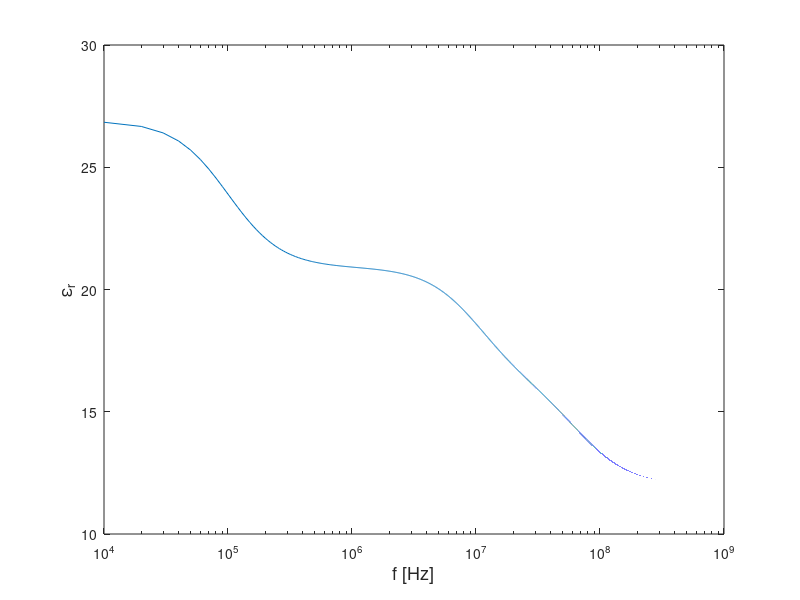
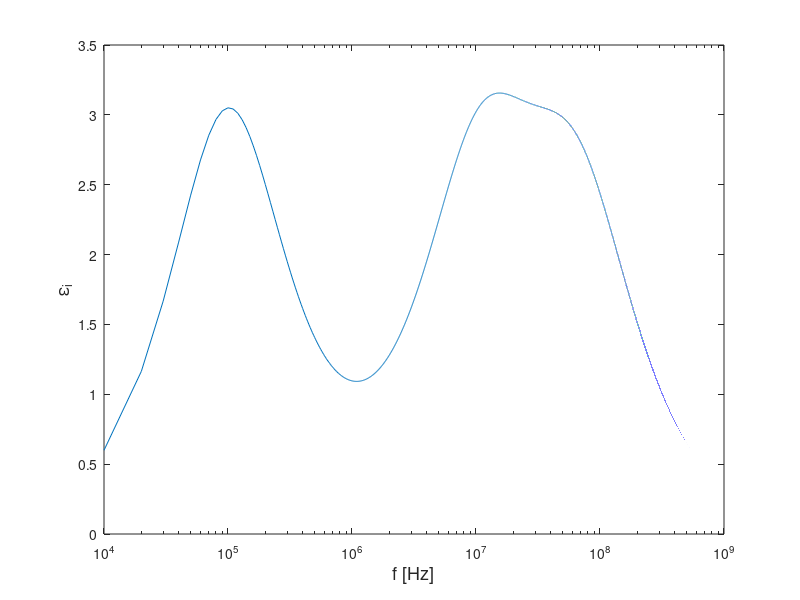
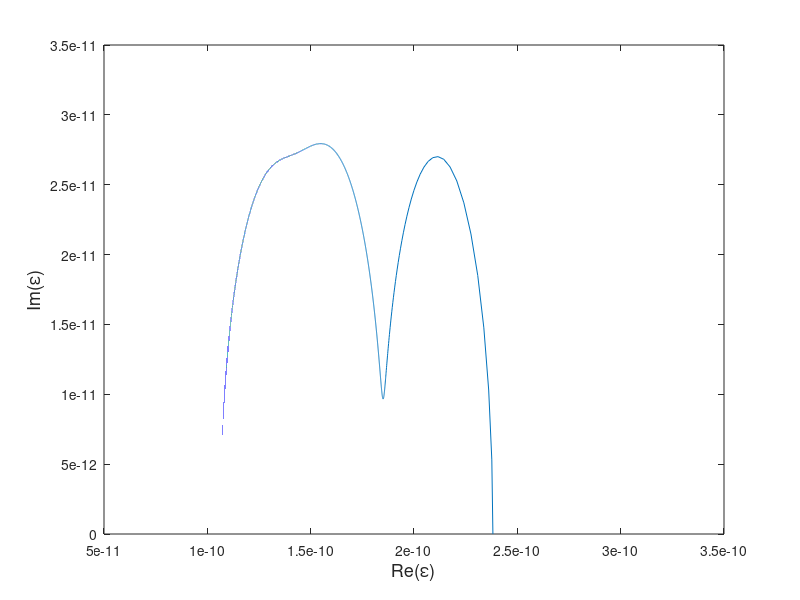
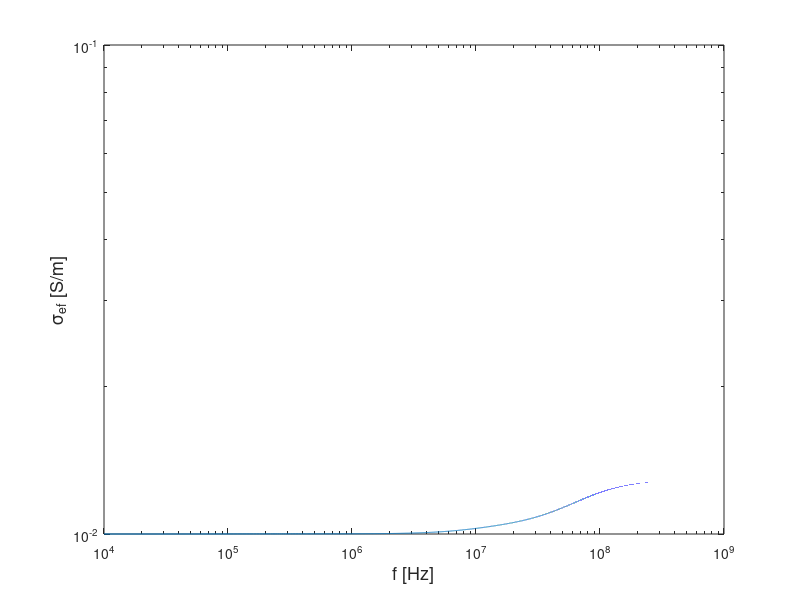

MATLAB code to generate these figures, in order:
% 
% visualize relationship between w (omega) and parameters (m = e & s)
%
clear
close all

eo = 8.854187817e-12;           % permittivity of free space
e = [18; 12; 7.8; 3.1];         % relative permittivities
s_dc = 0.01;                    % dc conductivity
t = [1e-5; 15e-9; 2*pi*15e-9];  % taus

f = linspace(0,1e+9,1e+5);      % omega discretization

% debye model
e_debye = e(2);
for j=1:3
    sum = (e(j)-e(j+1))./(1 + 1i*t(j)*f);
    e_debye = e_debye + sum;    
end
% % % % % % % % % % % % % % % % % % % % % % % % % eo=1;
e_debye = eo*e_debye;

% real and imaginary permittivity
e_imag = -imag(e_debye);
e_real = real(e_debye);
e_complex = e_real + 1i*e_imag;

% real conductivity
s_real = s_dc + f.*e_imag;

% visualize
figure(1)
semilogx(f,e_real/eo);
xlabel('f [Hz]','fontsize',13)
ylabel('\epsilon_r','fontsize',13)

figure(2)
semilogx(f,e_imag/eo);
xlabel('f [Hz]','fontsize',13)
ylabel('\epsilon_i','fontsize',13)

figure(3)
plot(e_complex);
xlabel('Re(\epsilon)','fontsize',13)
ylabel('Im(\epsilon)','fontsize',13)

figure(4)
loglog(f,s_real);
xlabel('f [Hz]','fontsize',13)
ylabel('\sigma_{ef} [S/m]','fontsize',13)


